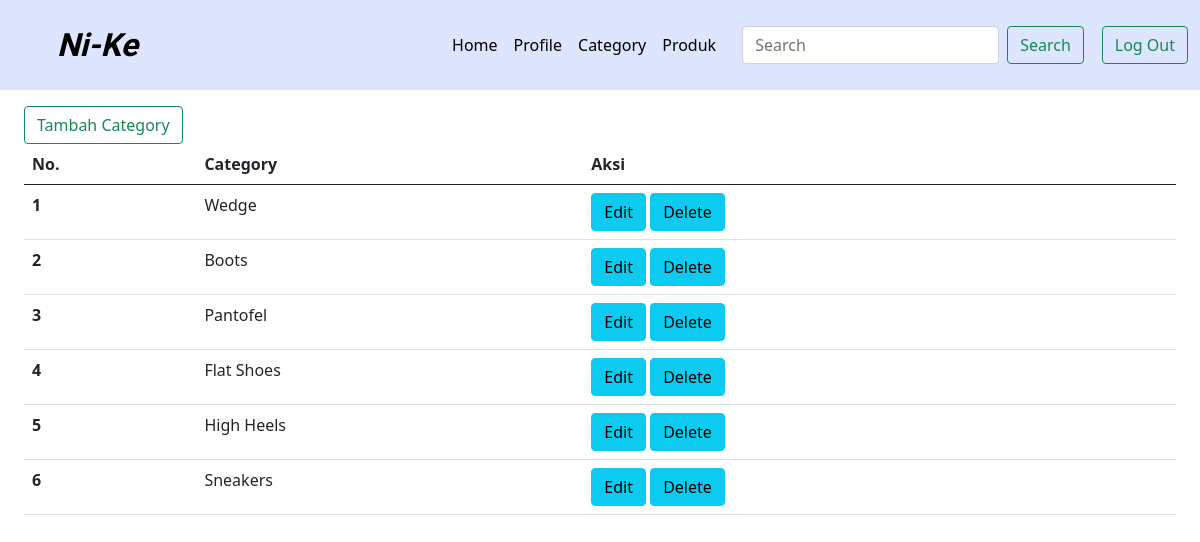
Screenshot of /category.php (signed in) with the database file from the repository.
### tables this page shows
CREATE TABLE `category` (
  `category_id` int(11) NOT NULL,
  `category_name` varchar(255) NOT NULL
);

### category.php (the view, shortened to what this page needs)
<?php
  require 'db.php';
?>
<!DOCTYPE html>
<html lang="en">
<head>
  <link href="https://cdn.jsdelivr.net/npm/bootstrap@5.0.2/dist/css/bootstrap.min.css" rel="stylesheet">
  <link rel="stylesheet" type="text/css" href="stylesheet.css?=1">
</head>
<body>
  <nav class="navbar navbar-expand-lg nav">
  <div class="container-fluid">
    <a class="navbar-brand my-0" href="dashboard.php">Ni-Ke</a>
    <div class="collapse navbar-collapse" id="navbarSupportedContent">
      <ul class="navbar-nav ms-auto">
        <li class="nav-item">
          <a class="nav-link active" aria-current="page" href="dashboard.php">Home</a>
        </li>
        <li class="nav-item">
          <a class="nav-link" href="profil.php">Profile</a>
        </li>
        <li class="nav-item">
          <a class="nav-link" href="category.php">Category</a>
        </li>
        <li class="nav-item">
          <a class="nav-link" href="produk.php">Produk</a>
        </li>
      </ul>
      <form class="d-flex">
        <input type="text" placeholder="Search" class="form-control me-2">
        <input type="submit" value="Search" class="btn btn-outline-success">
      </form>
      <a href="logout.php"><button class="btn btn-outline-success" type="submit">Log Out</button></a>
    </div>
  </div>
</nav>
  <div class="container-fluid pt-3" style="width: 98%;">
  <table class="table">
    <a href="tambah_category.php"><input type="submit" value="Tambah Category" class="btn btn-outline-success"></a>
  <thead>
    <tr>
      <th scope="col">No.</th>
      <th scope="col">Category</th>
      <th scope="col">Aksi</th>
    </tr>
  </thead>
  <tbody>
    <?php
    $no = 1;
    $category = mysqli_query($conn, "SELECT * FROM category ORDER BY category_id DESC");
    if(mysqli_num_rows($category) > 0){
    while($row = mysqli_fetch_array($category)) {
    ?>
    <tr>
      <th scope="row"><?= $no++; ?></th>
      <td><?= $row['category_name']; ?></td>
      <td>
        <a href="edit-category.php?id=<?= $row['category_id'] ?>" class="btn btn-info">Edit</a>
        <a href="delete.php?idc=<?= $row['category_id'] ?>" onclick="return confirm('Anda Yakin?')" class="btn btn-info">Delete</a>
      </td>
    </tr>
    <?php }}else{ ?>
      <tr>
        <td>Tidak ada data</td>
      </tr>
    <?php } ?>
  </tbody>
</table>
  </div>
</body>
</html>

### stylesheet.css (style rules this page uses)
* { box-sizing: border-box; }
html, body, ul, ol, li, h1, h2, h3, h4, h5, h6, p, form, input, div { margin: 0; padding: 0; }
html { scroll-behavior: smooth; }
ul, li { list-style-type: none; }
a { text-decoration: none; }
.navbar-brand { font-family: "Tangerine", serif; font-size: 32px; font-style: oblique; font-weight: bold; color: #000000; margin-left: 45px; }
.nav-link { color: #000000; }
nav { background-color: #c2d0ff8f; }
form { margin: 18px; }

### rows the page displays
category: category_name "Wedge"
category: category_name "Boots"
category: category_name "Pantofel"
category: category_name "Flat Shoes"
category: category_name "High Heels"
category: category_name "Sneakers"
